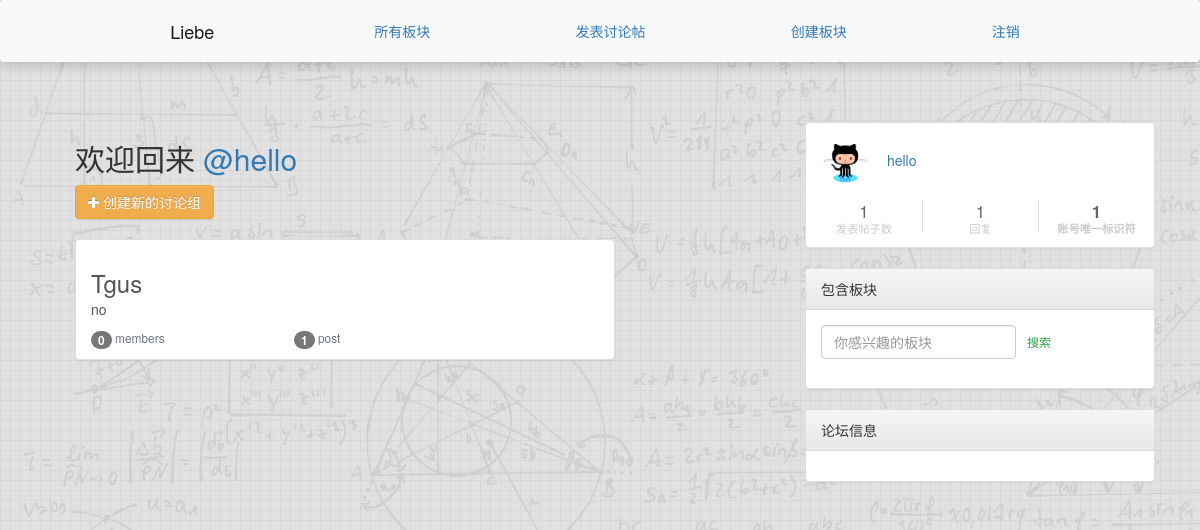
/groups/ (signed in), run on an earlier commit of the app's database.
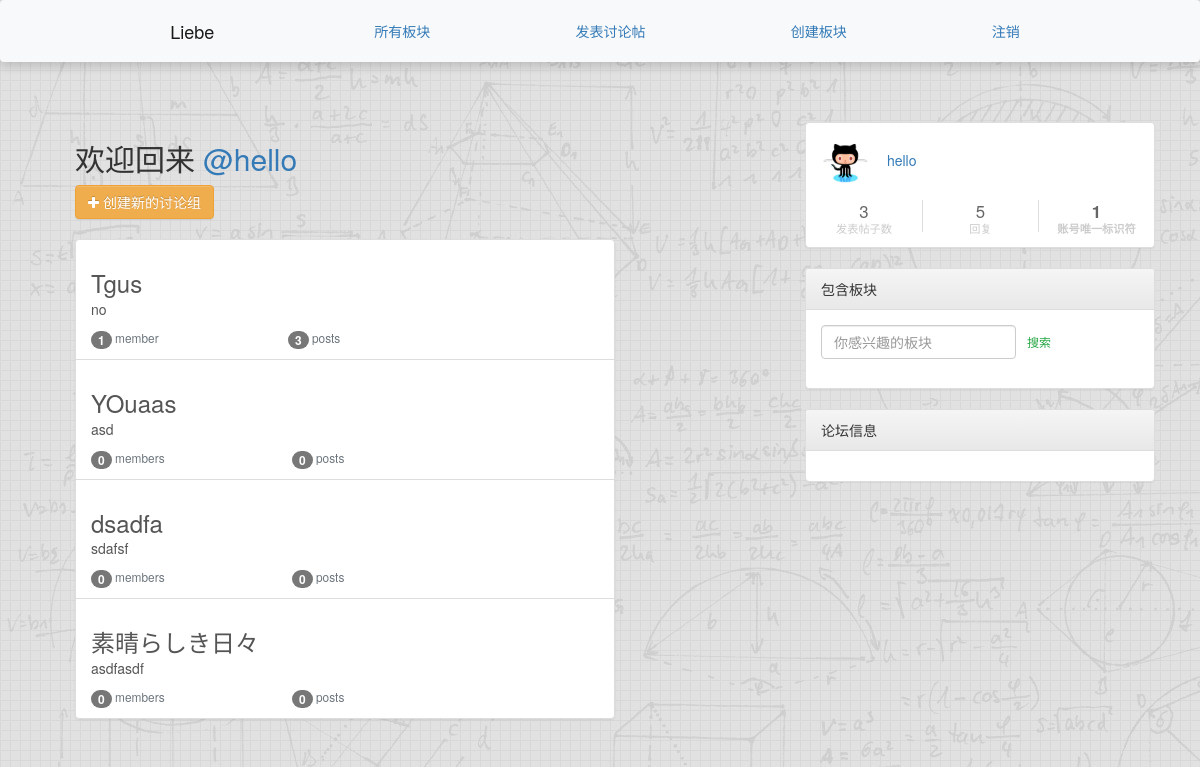
And on a later commit of the database.
### groups/models.py (models this page shows, shortened)
class Group(models.Model):
    name = models.CharField(max_length=255, unique=True)
    slug = models.SlugField(allow_unicode=True, unique=True)
    description = models.TextField(blank=True, default='')
    description_html = models.TextField(editable=False, default='', blank=True)
    members = models.ManyToManyField(User,through="GroupMember")
    class Meta:
        ordering = ["name"]

### accounts/models.py (models this page shows, shortened)
class User(AbstractUser):
    signature = models.CharField(max_length=255, blank=True, null=True)
    head_img = models.ImageField(height_field=150, width_field=150, blank=True, null=True)
    friends = models.ManyToManyField("User", blank=True, related_name='followed_by')

### groups/views.py (the view)
# urls.py: path('', views.ListGroups.as_view(), name="all"),
class ListGroups(generic.ListView):
    model = Group

### groups/templates/groups/group_list.html (shortened to what this page needs)
{% extends "groups/group_base.html" %}
{% block pregroup %}
<div class="col-md-6">
	<div class="content">
		{% if user.is_authenticated %}
		<h2>
			欢迎回来
			<a href="{% url 'posts:for_user' username=user.username %}">@{{user.username }}</a>
		</h2>
    {% endif %}
	</div>
	{% if user.is_authenticated and user.is_superuser %}
	<a href="{% url 'groups:create' %}" class="btn btn-warning" role="button"><span class="fa fa-plus"></span> 创建新的讨论组</a>
	{% endif %}
	<div class="list-group">
		{% for group in object_list %}
		<a href="{% url 'groups:single' slug=group.slug %}"
		class="list-group-item list-group-item-action flex-column align-items-start">
			<h3 class="mb-1">{{ group.name }}</h3>
			<p class="mb-1">{{ group.description_html|safe }}</p>
			<div class="d-flex w-40 justify-content-between">
				<small class="text-muted"><span class="badge badge-secondary">
					{{ group.members.count }}</span> member{{ group.members.count|pluralize }}</small>
				<small class="text-muted"><span class="badge badge-secondary">
					{{ group.posts.count }}</span> post{{ group.posts.count|pluralize }}</small>
			</div>
		</a>
		{% endfor %}
	</div>
</div>
{% endblock %}

### templates/base.html (shortened to what this page needs)
<!DOCTYPE>
<html>
{% load static %}
<head>
	<link rel="stylesheet" href="https://stackpath.bootstrapcdn.com/bootstrap/4.1.3/css/bootstrap.min.css"
>
	<link rel="stylesheet" href="https://maxcdn.bootstrapcdn.com/bootstrap/3.3.7/css/bootstrap-theme.min.css"
>
	<link href="https://maxcdn.bootstrapcdn.com/font-awesome/4.7.0/css/font-awesome.min.css" rel="stylesheet">
	<link rel="stylesheet" href="{% static 'simplesocial/css/master.css'%}">
	<link rel="stylesheet" href="{% static  'bootstrap.min.css' %}" />
	<link rel="stylesheet" href="{% static  'css/master.css' %}" />
</head>
<body>
	<nav class="navbar navbar-expand-lg navbar-light bg-light shadow fixed-top">
		<div class="container">
			<a class="navbar-brand" href="{% url 'home' %}">Liebe</a>
			<a class="nav-item nav-link" href="{% url 'groups:all' %}" class="btn btn-simple">所有板块</a>
			{% if user.is_authenticated %}
			<a class="nav-item nav-link" href="{% url 'posts:create' %}" class="btn btn-simple">发表讨论帖</a>
			{% if user.is_superuser %}
			<a class="nav-item nav-link" href="{% url 'groups:create' %}" class="btn btn-simple">创建板块</a>
			{% endif %}
			<a class="nav-item nav-link" href="{% url 'accounts:logout' %}" class="btn btn-simple">注销</a>
			{% else %}
			<a class="nav-item nav-link" href="{% url 'accounts:login' %}" class="btn btn-simple">登录</a>
			<a class="nav-item nav-link" href="{% url 'accounts:signup' %}" class="btn btn-simple">注册</a>
			{% endif %}
		</div>
	</nav>
	<div id="main" class="container">
		<div class="row">
			<div class="col-lg-8">
				<div class="container mycontent">
					{% block content %}
					{% endblock %}
				</div>
			</div>
			<div class="col-lg-4">
				{% if  user.is_authenticated %}
				<div class="panel panel-default">
					<div class="panel-body user-panel">
						<div class="panel-user-info">
							<div class="avatar-name">
								<a href="#">
									<img class="panel-avatar user-avatar" src="{% static  'image/3.jpg' %}" alt="" />
								</a>
								<span class="panel-username"><a href="#">{{ user.username }}</a></span>
							</div>
							<div class="row panel-user-meta">
								<div class="col-xs-4 panel-user-meta-item">
										<div class="text-center">
											<p class="panel-user-meta-item-value">
												{{  user.posts.count }}
											</p>
											<p class="panel-user-meta-item-title">发表帖子数</p>
										</div>
								</div>
								<div class="col-xs-4 panel-user-meta-item">
										<div class="text-center">
											<p class="panel-user-meta-item-value">
												{{ user.comments.count }}
											</p>
											<p class="panel-user-meta-item-title">回复</p>
										</div>
								</div>
								<div class="col-xs-4 panel-user-meta-item">
									<a href="#">
										<div class="text-center">
											<p class="panel-user-meta-item-value"><strong>{{ user.id }}</strong>
											</p>
											<p class="panel-user-meta-item-title"><strong>账号唯一标识符</strong></p>
										</div>
									</a>
								</div>
							</div>
						</div>
					</div>
				</div>
				{% endif %}
				{% block  theme_tag %}
				<div class="panel panel-default">
					<div class="panel-heading">包含板块</div>
					<div class="panel-body">
						<form class="form-inline" action="{% url 'groups:search_result' %}" method="post"
							id="searchForm">
							<input class="form-control-sm form-control" type="search" placeholder="你感兴趣的板块"
								aria-label="Search" name="group_name">
							<button class="btn btn-outline-success  btn-sm" type="submit" value="Submit">搜索</button>
						</form>
					</div>
				</div>
				<div class="panel panel-default">
					<div class="panel-heading">论坛信息</div>
					<div class="panel-body">
					</div>
				</div>
				{% endblock %}
			</div>
		</div>
	</div>
</body>
</html>

What changed in the data, as far as the page shows it:
changed User "hello": posts.count "1" → "3"; comments.count "1" → "5"
computed for Group "Tgus": members.count "0" → "1"; posts.count "1" → "3"
added Group: name "YOuaas", description_html "asd", members.count "0", posts.count "0"
added Group: name "dsadfa", description_html "sdafsf", members.count "0", posts.count "0"
added Group: name "素晴らしき日々", description_html "asdfasdf", members.count "0", posts.count "0"
